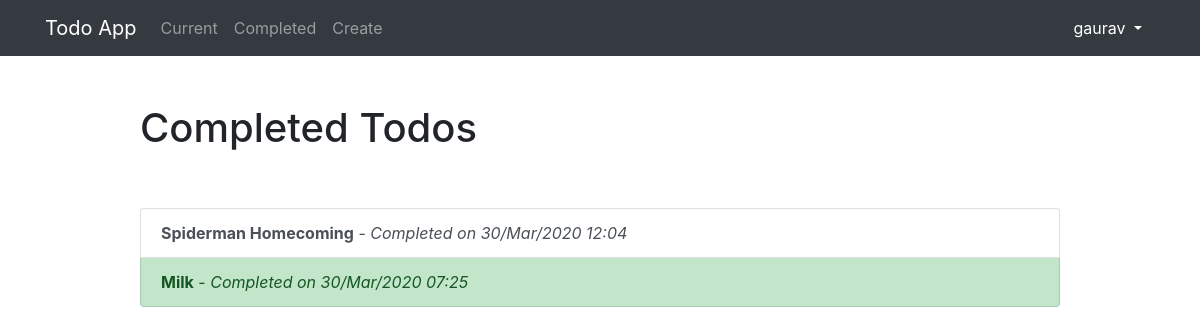
Page /completed/ (signed in) on the committed database.
### todolist/models.py (models this page shows, shortened)
class Todo(models.Model):
    title = models.CharField(max_length = 100)
    memo = models.TextField(blank = True)
    created = models.DateTimeField(auto_now_add = True)
    datecompleted = models.DateTimeField(null = True, blank = True)
    important = models.BooleanField(default = False)
    user = models.ForeignKey(User, on_delete=models.CASCADE)
    duedate = models.DateField(auto_now = False, null = True, blank = True)

### todolist/views.py (the view)
# urls.py: path('completed/',views.completedtodos, name = "completedtodos"),
@login_required
def completedtodos(request):
    todos = Todo.objects.filter(user = request.user, datecompleted__isnull = False ).order_by('-datecompleted')
    context = {
        'todos': todos
    }
    return render(request, 'todolist/completedtodos.html', context)

### todolist/templates/todolist/completedtodos.html
{% extends "todolist/base.html" %}
{% block content %}
    <div class="row justify-content-center mt-5">
        <div class="col-md-10">
            <h1>Completed Todos</h1>
        </div>
    </div>
    <div class="row justify-content-center mt-5">
        <div class="col-md-10">
            <div class="list-group">
                {% for todo in todos %}
                    <a href="{% url 'viewtodo' todo.id %}" class="list-group-item list-group-item-action{% if todo.important %} list-group-item-success{% endif %}"><b>{{ todo.title }}</b> -<i> Completed on {{ todo.datecompleted|date:'j/M/Y H:i' }}</i></a>
                {% endfor %}
            </div>
        </div>
    </div>
{% endblock %}

### todolist/templates/todolist/base.html (shortened to what this page needs)
{% load static %}
<!doctype html>
<html lang="en">
<head>
    <link rel="stylesheet" href="https://stackpath.bootstrapcdn.com/bootstrap/4.4.1/css/bootstrap.min.css">
</head>
<body>
<nav class="navbar navbar-expand-md navbar-dark bg-dark">
<div class="container">
    {% if user.is_authenticated %}
        <a class="navbar-brand" href="{% url 'currenttodos' %}">
            <span>Todo App</span>
        </a>
    {% else %}
        <a class="navbar-brand" href="{% url 'home' %}">
            <span>Todo App</span>
        </a>
    {% endif %}
    <div class="collapse navbar-collapse" id="navbarNav">
    {% if user.is_authenticated %}
        <ul class="navbar-nav mr-auto">
                <li class="nav-item {{ current }}">
                    <a class="nav-link" href="{% url 'currenttodos' %}">Current</a>
                </li>
                <li class="nav-item {{ completed }}">
                    <a class="nav-link" href="{% url 'completedtodos' %}">Completed</a>
                </li>
                <li class="nav-item {{ create }}">
                    <a class="nav-link" href="{% url 'createtodo' %}">Create</a>
                </li>
        </ul>
    {% endif %}
    <ul class="navbar-nav ml-auto">
            {% if user.is_authenticated %}
                <li class="nav-item">
                    <div class="dropdown">
                        <button class="btn btn-dark dropdown-toggle" type="button" id="dropdownMenuButton" data-toggle="dropdown" aria-haspopup="true" aria-expanded="false">
                            {{ user.username }}
                        </button>
                    </div>
                </li>
            {% endif %}
        </ul>
    </div>
</div>
</nav>
<div class="container">
{% block content %}{% endblock %}
</div>
</body>
</html>

### rows in the picture
Todo: title "Spiderman Homecoming", datecompleted "30/Mar/2020 12:04"
Todo: title "Milk", datecompleted "30/Mar/2020 07:25"

### other values in the picture
{{ user.username }} "gaurav"
